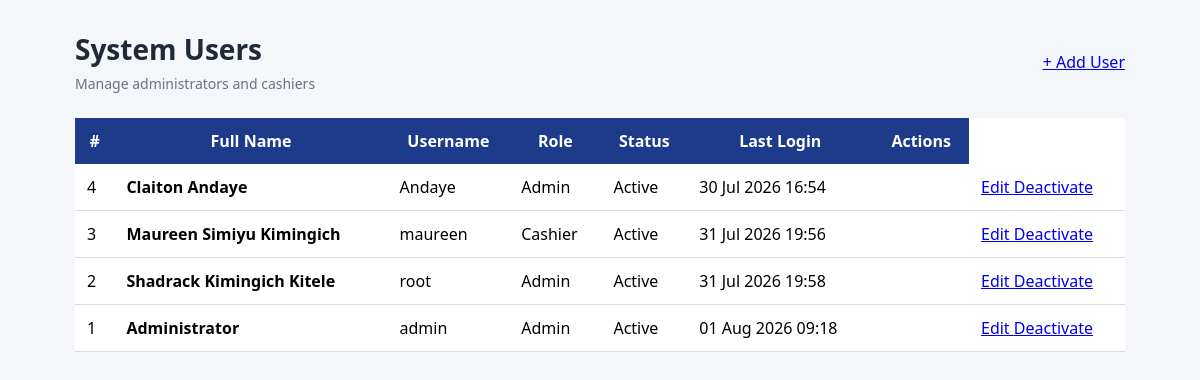
Screenshot of /admin/users/index.php (signed in) with the database file from the repository.
### tables this page shows
CREATE TABLE `users` (
  `id` int(11) NOT NULL AUTO_INCREMENT,
  `fullname` varchar(100) NOT NULL,
  `username` varchar(50) NOT NULL,
  `password` varchar(255) NOT NULL,
  `role` enum('Admin','Cashier') NOT NULL DEFAULT 'Cashier',
  `status` enum('Active','Inactive') NOT NULL DEFAULT 'Active',
  `last_login` datetime DEFAULT NULL,
  PRIMARY KEY (`id`),
  UNIQUE KEY `username` (`username`)
);

### admin/users/index.php (the view, shortened to what this page needs)
<?php
require_once "../../config/database.php";
$result = mysqli_query(
    $conn,
    "
    SELECT
        id,
        fullname,
        username,
        role,
        status,
        last_login
    FROM users
    ORDER BY id DESC
    "
);
?>
<!DOCTYPE html>
<html lang="en">
<head>
<link
    rel="stylesheet"
    href="../../assets/css/style.css"
>
<link
    rel="stylesheet"
    href="../../assets/css/users.css"
>
</head>
<body>
<div class="users-container">
<div class="users-header">
    <div>
        <h1>
            System Users
        </h1>
        <p>
            Manage administrators and cashiers
        </p>
    </div>
    <a
        href="add.php"
        class="add-user-btn"
    >
        + Add User
    </a>
</div>
<div class="users-card">
<div class="table-wrapper">
<table>
<thead>
<tr>
<th>
#
</th>
<th>
Full Name
</th>
<th>
Username
</th>
<th>
Role
</th>
<th>
Status
</th>
<th>
Last Login
</th>
<th>
Actions
</th>
</tr>
</thead>
<tbody>
<?php if ($result && mysqli_num_rows($result) > 0): ?>
<?php while ($user = mysqli_fetch_assoc($result)): ?>
<tr>
<td>
<?= $user['id']; ?>
</td>
<td>
<strong>
<?= htmlspecialchars(
    $user['fullname']
); ?>
</strong>
</td>
<td>
<?= htmlspecialchars(
    $user['username']
); ?>
</td>
<td>
<span class="role-badge">
<?= htmlspecialchars(
    $user['role']
); ?>
</span>
</td>
<td>
<?php if ($user['status'] === 'Active'): ?>
<span class="status-active">
    Active
</span>
<?php else: ?>
<span class="status-inactive">
    Inactive
</span>
<?php endif; ?>
</td>
<td>
<?php
if (!empty($user['last_login'])) {
    echo date(
        'd M Y H:i',
        strtotime($user['last_login'])
    );
} else {
    echo 'Never';
}
?>
</td>
<td>
<td>
<div class="user-actions">
<a
    href="edit.php?id=<?= $user['id']; ?>"
    class="edit-btn"
>
    Edit
</a>
<a
    href="delete.php?id=<?= $user['id']; ?>"
    class="delete-btn"
    onclick="return confirm('Are you sure you want to deactivate this user?');"
>
    Deactivate
</a>
</div>
</td>
</tr>
<?php endwhile; ?>
<?php endif; ?>
</tbody>
</table>
</div>
</div>
</div>
</body>
</html>

### assets/css/style.css (style rules this page uses)
* { margin:0; padding:0; box-sizing:border-box; font-family:Segoe UI, Arial, sans-serif; }
body { background:#f4f6f9; }
table { width:100%; border-collapse:collapse; background:white; }
table th { background:#1e3a8a; color:white; padding:12px; }
table td { padding:12px; border-bottom:1px solid #ddd; }

### assets/css/users.css (style rules this page uses)
.users-container { max-width: 1100px; margin: 30px auto; padding: 0 25px 40px; }
.users-header { display: flex; justify-content: space-between; align-items: center; gap: 20px; margin-bottom: 25px; }
.users-header h1 { margin: 0; font-size: 28px; color: #1f2937; }
.users-header p { margin: 6px 0 0; color: #6b7280; font-size: 14px; }

### rows the page displays
users: id "4", fullname "Claiton Andaye", username "Andaye", role "Admin", status "Active", last_login "30 Jul 2026 16:54"
users: id "3", fullname "Maureen Simiyu Kimingich", username "maureen", role "Cashier", status "Active", last_login "31 Jul 2026 19:56"
users: id "2", fullname "Shadrack Kimingich Kitele", username "root", role "Admin", status "Active", last_login "31 Jul 2026 19:58"
users: id "1", fullname "Administrator", username "admin", role "Admin", status "Active", last_login "01 Aug 2026 09:18"
